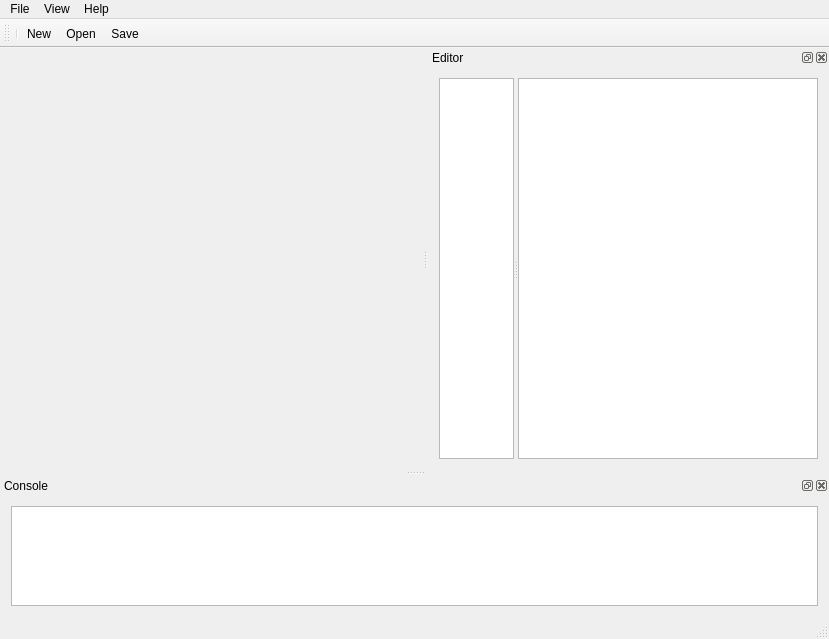
<?xml version="1.0" encoding="UTF-8"?>
<ui version="4.0">
 <class>MainWindow</class>
 <widget class="QMainWindow" name="MainWindow">
  <property name="geometry">
   <rect>
    <x>0</x>
    <y>0</y>
    <width>829</width>
    <height>568</height>
   </rect>
  </property>
  <property name="windowTitle">
   <string>MainWindow</string>
  </property>
  <widget class="QWidget" name="centralWidget">
   <layout class="QVBoxLayout" name="verticalLayout_2">
    <item>
     <widget class="GLView" name="widget" native="true">
      <property name="sizePolicy">
       <sizepolicy hsizetype="Expanding" vsizetype="Expanding">
        <horstretch>10</horstretch>
        <verstretch>10</verstretch>
       </sizepolicy>
      </property>
      <property name="minimumSize">
       <size>
        <width>400</width>
        <height>400</height>
       </size>
      </property>
     </widget>
    </item>
   </layout>
  </widget>
  <widget class="QMenuBar" name="menuBar">
   <property name="geometry">
    <rect>
     <x>0</x>
     <y>0</y>
     <width>829</width>
     <height>21</height>
    </rect>
   </property>
   <widget class="QMenu" name="menuFile">
    <property name="title">
     <string>File</string>
    </property>
    <addaction name="separator"/>
    <addaction name="actionNew"/>
    <addaction name="actionOpen"/>
    <addaction name="actionSave"/>
   </widget>
   <widget class="QMenu" name="menuView">
    <property name="title">
     <string>View</string>
    </property>
    <addaction name="actionToggle_editor"/>
    <addaction name="actionToggle_Console"/>
   </widget>
   <widget class="QMenu" name="menuHelp">
    <property name="title">
     <string>Help</string>
    </property>
    <addaction name="actionAbout"/>
    <addaction name="actionAbout_Qt5"/>
   </widget>
   <addaction name="menuFile"/>
   <addaction name="menuView"/>
   <addaction name="menuHelp"/>
  </widget>
  <widget class="QToolBar" name="mainToolBar">
   <attribute name="toolBarArea">
    <enum>TopToolBarArea</enum>
   </attribute>
   <attribute name="toolBarBreak">
    <bool>false</bool>
   </attribute>
   <addaction name="separator"/>
   <addaction name="actionNew"/>
   <addaction name="actionOpen"/>
   <addaction name="actionSave"/>
  </widget>
  <widget class="QStatusBar" name="statusBar"/>
  <widget class="QDockWidget" name="dockWidget_editor">
   <property name="sizePolicy">
    <sizepolicy hsizetype="Minimum" vsizetype="Expanding">
     <horstretch>0</horstretch>
     <verstretch>0</verstretch>
    </sizepolicy>
   </property>
   <property name="windowTitle">
    <string>Editor</string>
   </property>
   <attribute name="dockWidgetArea">
    <number>2</number>
   </attribute>
   <widget class="QWidget" name="dockWidgetContents">
    <layout class="QVBoxLayout" name="verticalLayout">
     <item>
      <widget class="QSplitter" name="splitter">
       <property name="orientation">
        <enum>Qt::Horizontal</enum>
       </property>
       <widget class="QListWidget" name="listWidget">
        <property name="sizePolicy">
         <sizepolicy hsizetype="Preferred" vsizetype="Minimum">
          <horstretch>1</horstretch>
          <verstretch>1</verstretch>
         </sizepolicy>
        </property>
       </widget>
       <widget class="QTextEdit" name="textEdit">
        <property name="sizePolicy">
         <sizepolicy hsizetype="Preferred" vsizetype="Maximum">
          <horstretch>4</horstretch>
          <verstretch>1</verstretch>
         </sizepolicy>
        </property>
       </widget>
      </widget>
     </item>
    </layout>
   </widget>
  </widget>
  <widget class="QDockWidget" name="dockWidget_console">
   <property name="sizePolicy">
    <sizepolicy hsizetype="Preferred" vsizetype="Minimum">
     <horstretch>0</horstretch>
     <verstretch>0</verstretch>
    </sizepolicy>
   </property>
   <property name="floating">
    <bool>false</bool>
   </property>
   <property name="windowTitle">
    <string>Console</string>
   </property>
   <attribute name="dockWidgetArea">
    <number>8</number>
   </attribute>
   <widget class="QWidget" name="dockWidgetContents_2">
    <layout class="QVBoxLayout" name="verticalLayout_3">
     <item>
      <widget class="QTextEdit" name="textEdit_2">
       <property name="sizePolicy">
        <sizepolicy hsizetype="Minimum" vsizetype="Minimum">
         <horstretch>0</horstretch>
         <verstretch>1</verstretch>
        </sizepolicy>
       </property>
       <property name="minimumSize">
        <size>
         <width>100</width>
         <height>100</height>
        </size>
       </property>
       <property name="frameShadow">
        <enum>QFrame::Plain</enum>
       </property>
       <property name="readOnly">
        <bool>true</bool>
       </property>
       <property name="placeholderText">
        <string extracomment="to be omplemented shortly"/>
       </property>
      </widget>
     </item>
    </layout>
   </widget>
  </widget>
  <action name="actionNew">
   <property name="text">
    <string>New...</string>
   </property>
  </action>
  <action name="actionOpen">
   <property name="text">
    <string>Open...</string>
   </property>
  </action>
  <action name="actionSave">
   <property name="text">
    <string>Save...</string>
   </property>
  </action>
  <action name="actionToggle_editor">
   <property name="text">
    <string>Toggle_editor</string>
   </property>
  </action>
  <action name="actionToggle_Console">
   <property name="text">
    <string>Toggle_Console</string>
   </property>
  </action>
  <action name="actionAbout">
   <property name="text">
    <string>About...</string>
   </property>
  </action>
  <action name="actionAbout_Qt5">
   <property name="text">
    <string>About Qt5...</string>
   </property>
  </action>
 </widget>
 <layoutdefault spacing="6" margin="11"/>
 <customwidgets>
  <customwidget>
   <class>GLView</class>
   <extends>QWidget</extends>
   <header>graphics/glview.h</header>
   <container>1</container>
  </customwidget>
 </customwidgets>
 <resources/>
 <connections/>
</ui>
